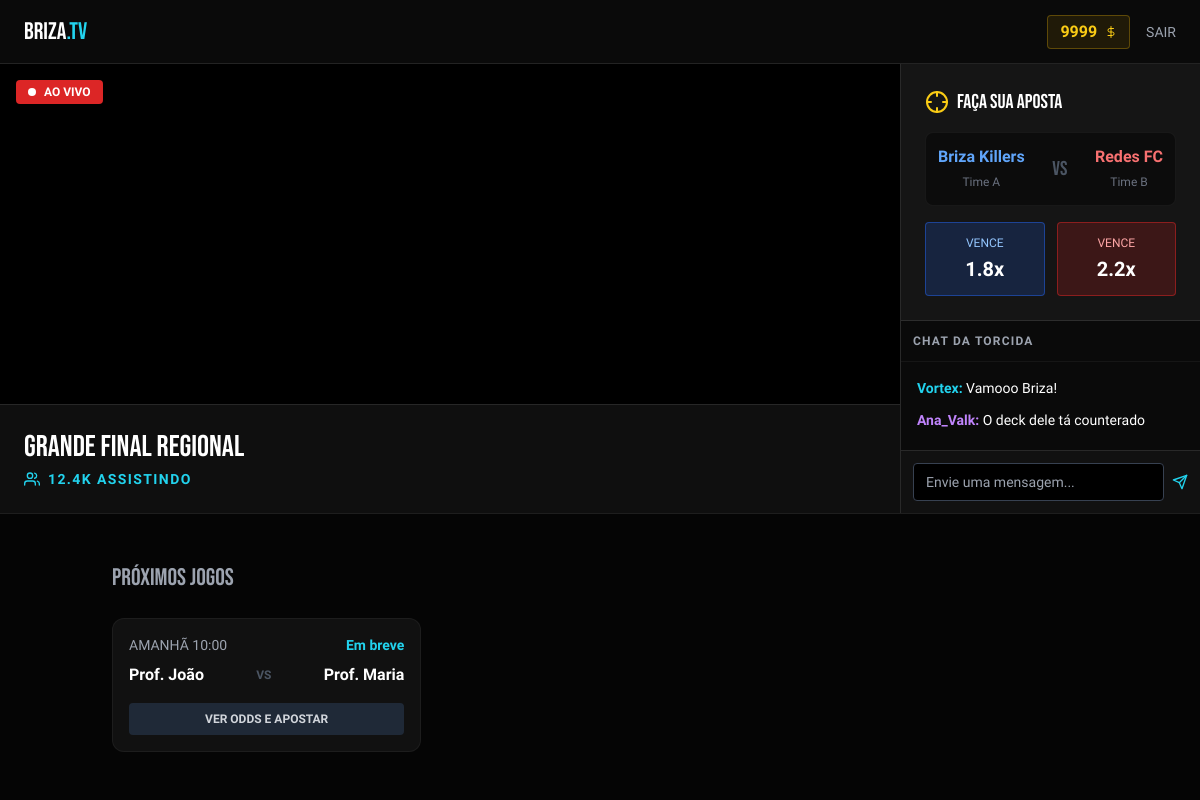
/torneios (signed in), run on the app's committed database.
### tables this page shows
CREATE TABLE usuarios (
        id INTEGER PRIMARY KEY AUTOINCREMENT,
        nome_completo TEXT NOT NULL,
        email TEXT UNIQUE NOT NULL,
        senha_hash TEXT NOT NULL,
        moedas INTEGER DEFAULT 500,
        tipo_usuario TEXT DEFAULT 'torcedor',
        ultimo_bau TEXT -- Guarda a data YYYY-MM-DD da última abertura
    );

CREATE TABLE partidas (
        id INTEGER PRIMARY KEY AUTOINCREMENT,
        titulo TEXT NOT NULL,
        time_a TEXT NOT NULL,
        time_b TEXT NOT NULL,
        data_jogo TEXT,
        odd_a REAL DEFAULT 2.0,
        odd_b REAL DEFAULT 2.0,
        status TEXT DEFAULT 'aberta',
        embed_url TEXT -- Link do YouTube/Twitch
    );

### app.py (the view)
@app.route('/torneios')
def torneios():
    if 'usuario_id' not in session: return redirect(url_for('login'))
    conn = get_db_connection()
    todas = conn.execute('SELECT * FROM partidas WHERE status="aberta"').fetchall()
    destaque = todas[0] if todas else None
    lista = todas[1:] if len(todas) > 1 else []
    u = conn.execute('SELECT moedas FROM usuarios WHERE id=?',(session['usuario_id'],)).fetchone()
    conn.close()
    return render_template('torneios.html', destaque=destaque, partidas=lista, saldo=u['moedas'])

### app.py (called while the page is built)
def get_db_connection():
    conn = sqlite3.connect(DB_NAME)
    conn.row_factory = sqlite3.Row
    return conn

### templates/torneios.html (shortened to what this page needs)
<!DOCTYPE html>
<html lang="pt-br">
<head>
    <script src="https://cdn.tailwindcss.com"></script>
</head>
<body class="min-h-screen flex flex-col">
    <header class="border-b border-white/10 bg-[#0a0a0a] sticky top-0 z-50 h-16 flex items-center px-6 justify-between">
        <a href="/" class="text-2xl font-bebas text-white">BRIZA<span class="text-cyan-400">.TV</span></a>
        <div class="flex items-center gap-4">
            <div class="bg-yellow-500/10 px-3 py-1 rounded border border-yellow-500/30 flex items-center gap-2">
                <span id="saldo-topo" class="text-yellow-400 font-bold">{{ saldo }}</span>
                <i data-feather="dollar-sign" class="w-3 h-3 text-yellow-400"></i>
            </div>
            <a href="/perfil" class="text-gray-400 hover:text-white text-sm">SAIR</a>
        </div>
    </header>
    <div class="flex flex-col lg:flex-row flex-1 h-[calc(100vh-64px)]">
        <div class="lg:w-3/4 bg-black relative flex flex-col">
            {% if destaque %}
            <div class="flex-1 relative bg-black flex items-center justify-center">
                <iframe class="w-full h-full absolute inset-0"
                        src="{{ destaque.embed_url if destaque.embed_url else 'https://www.youtube.com/embed/S7x5Z6w7s8s?autoplay=1&mute=1' }}"
                        title="Live Stream" frameborder="0" allow="accelerometer; autoplay; clipboard-write; encrypted-media; gyroscope; picture-in-picture" allowfullscreen>
                </iframe>
                <div class="absolute top-4 left-4 bg-red-600 text-white px-3 py-1 rounded font-bold text-xs flex items-center gap-2 z-10">
                    <span class="w-2 h-2 bg-white rounded-full live-dot"></span> AO VIVO
                </div>
            </div>
            <div class="p-6 border-t border-white/10 bg-[#0f0f0f]">
                <div class="flex justify-between items-start">
                    <div>
                        <h1 class="text-3xl font-bebas text-white mb-1">{{ destaque.titulo }}</h1>
                        <p class="text-cyan-400 text-sm font-bold tracking-widest flex items-center gap-2">
                            <i data-feather="users" class="w-4 h-4"></i> 12.4K ASSISTINDO
                        </p>
                    </div>
                </div>
            </div>
            {% else %}
            <div class="flex-1 flex items-center justify-center text-gray-500">
                <p>Nenhuma transmissão ativa no momento.</p>
            </div>
            {% endif %}
        </div>
        <div class="lg:w-1/4 bg-[#111] border-l border-white/10 flex flex-col">
            <div class="p-6 border-b border-white/10 bg-[#151515]">
                <h2 class="text-xl font-bebas text-white mb-4 flex items-center gap-2">
                    <i data-feather="crosshair" class="text-yellow-400"></i> FAÇA SUA APOSTA
                </h2>
                {% if destaque %}
                <div class="flex justify-between items-center bg-black/40 rounded-lg p-3 mb-4 border border-white/5">
                    <div class="text-center">
                        <span class="block font-bold text-blue-400">{{ destaque.time_a }}</span>
                        <span class="text-xs text-gray-500">Time A</span>
                    </div>
                    <span class="font-bebas text-xl text-gray-600">VS</span>
                    <div class="text-center">
                        <span class="block font-bold text-red-400">{{ destaque.time_b }}</span>
                        <span class="text-xs text-gray-500">Time B</span>
                    </div>
                </div>
                <div class="grid grid-cols-2 gap-3">
                    <button onclick="apostar({{ destaque.id }}, 'time_a', '{{ destaque.time_a }}', {{ destaque.odd_a }})" class="bg-blue-600/20 border border-blue-600/50 hover:bg-blue-600 text-white p-3 rounded transition group">
                        <span class="block text-xs text-blue-300 group-hover:text-white mb-1">VENCE</span>
                        <span class="block font-bold text-xl">{{ destaque.odd_a }}x</span>
                    </button>
                    <button onclick="apostar({{ destaque.id }}, 'time_b', '{{ destaque.time_b }}', {{ destaque.odd_b }})" class="bg-red-600/20 border border-red-600/50 hover:bg-red-600 text-white p-3 rounded transition group">
                        <span class="block text-xs text-red-300 group-hover:text-white mb-1">VENCE</span>
                        <span class="block font-bold text-xl">{{ destaque.odd_b }}x</span>
                    </button>
                </div>
                {% else %}
                <p class="text-gray-500 text-sm">Aguardando próxima partida...</p>
                {% endif %}
            </div>
            <div class="flex-1 flex flex-col overflow-hidden bg-[#0a0a0a]">
                <div class="p-3 border-b border-white/5 text-xs font-bold text-gray-400 uppercase tracking-widest">Chat da Torcida</div>
                <div id="chat-box" class="flex-1 overflow-y-auto p-4 space-y-3 no-scrollbar">
                    <div class="text-sm"><span class="font-bold text-cyan-400">Vortex:</span> Vamooo Briza!</div>
                    <div class="text-sm"><span class="font-bold text-purple-400">Ana_Valk:</span> O deck dele tá counterado</div>
                </div>
                <div class="p-3 bg-[#111] border-t border-white/10">
                    <div class="flex gap-2">
                        <input type="text" id="chat-input" placeholder="Envie uma mensagem..." class="flex-1 bg-black border border-gray-700 rounded px-3 py-2 text-sm text-white focus:border-cyan-400 outline-none">
                        <button onclick="enviarChat()" class="text-cyan-400 hover:text-white"><i data-feather="send" class="w-4 h-4"></i></button>
                    </div>
                </div>
            </div>
        </div>
    </div>
    {% if partidas %}
    <section class="bg-[#050505] py-12 border-t border-white/10">
        <div class="container mx-auto px-6">
            <h3 class="text-2xl font-bebas text-gray-400 mb-6">PRÓXIMOS JOGOS</h3>
            <div class="grid md:grid-cols-3 gap-6">
                {% for jogo in partidas %}
                <div class="bg-[#111] p-4 rounded-xl border border-white/5 hover:border-cyan-500/50 transition">
                    <div class="flex justify-between text-sm mb-2">
                        <span class="text-gray-400">{{ jogo.data_jogo }}</span>
                        <span class="text-cyan-400 font-bold">Em breve</span>
                    </div>
                    <div class="flex justify-between items-center font-bold text-white mb-4">
                        <span>{{ jogo.time_a }}</span>
                        <span class="text-gray-600 text-xs">VS</span>
                        <span>{{ jogo.time_b }}</span>
                    </div>
                    <button onclick="apostar({{ jogo.id }}, 'time_a', '{{ jogo.time_a }}', {{ jogo.odd_a }})" class="w-full bg-gray-800 hover:bg-gray-700 text-gray-300 py-2 rounded text-xs font-bold transition">
                        VER ODDS E APOSTAR
                    </button>
                </div>
                {% endfor %}
            </div>
        </div>
    </section>
    {% endif %}
</body>
</html>

### templates/torneios.html (style rules this page uses)
body { font-family: 'Rajdhani', sans-serif; background-color: #050505; color: white; overflow-x: hidden; }
.font-bebas { font-family: 'Bebas Neue', cursive; }
.no-scrollbar { -ms-overflow-style: none; scrollbar-width: none; }
.live-dot { animation: blink 1s infinite; }

### data on the page
usuarios: moedas "9999"
partidas: titulo "GRANDE FINAL REGIONAL", time_a "Briza Killers", time_b "Redes FC", odd_a "1.8", odd_b "2.2"
partidas: data_jogo "AMANHÃ 10:00", time_a "Prof. João", time_b "Prof. Maria"
